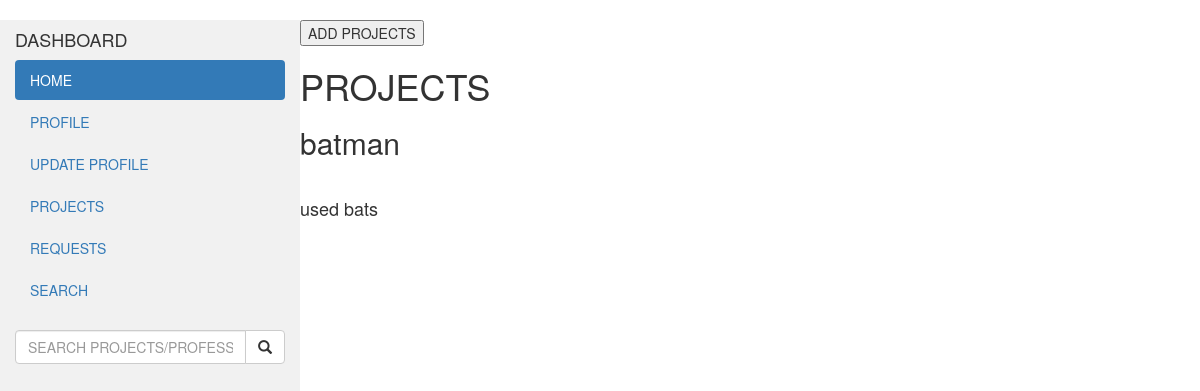
/dashboard/view_projects/ (signed in), run on an earlier commit of the app's database.
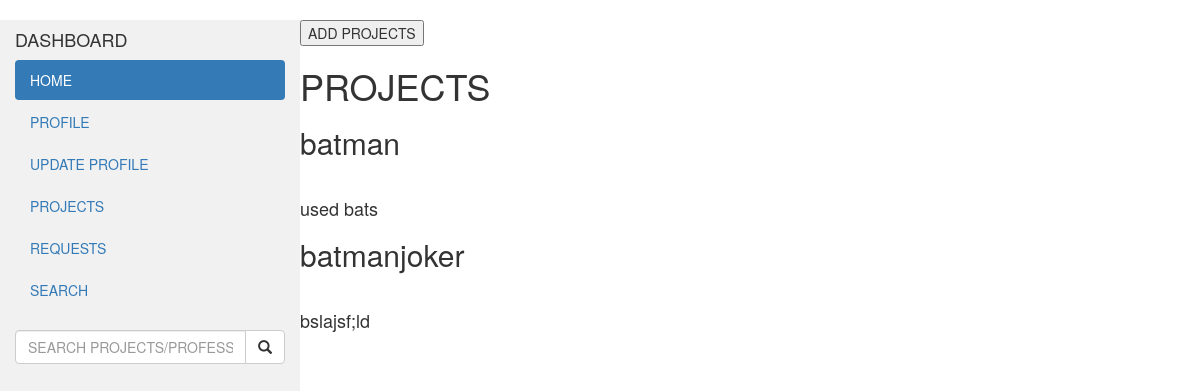
And on a later commit of the database.
### authentication/models.py (models this page shows)
class Project(models.Model):
    proj_name =models.CharField(max_length=200)
    proj_description = models.CharField(max_length = 200)

### authentication/views.py (the view)
# urls.py: path('dashboard/view_projects/' , views.view_projects , name ='view_projects'),
def view_projects(request):
    proj = Project_user.objects.filter(user_id = request.user )
    l=[]
    for i in range(0,len(proj)):
        pr=proj[i].project_id
        l.append(Project.objects.get(id = pr.id))
    return render(request,"authentication/view_proj.html" , {'proj' :l})

### authentication/templates/authentication/view_proj.html (shortened to what this page needs)
{% extends "authentication/base.html" %}
{% block mydashboard %}
<body>
    <form  action="{% url 'add_projects' %}">
        <input type="submit" value="ADD PROJECTS"    >
    </form>
    <h1>PROJECTS</h1>
    {% for i in proj %}
    <h2>{{ i.proj_name }}</h4><br>
    <h4>{{ i.proj_description }}</h5>
    {% endfor %}
</body>
</html>
{% endblock %}

### authentication/templates/authentication/base.html (shortened to what this page needs)
<!DOCTYPE html>
<html lang="en">
<head>
  <link rel="stylesheet" href="https://maxcdn.bootstrapcdn.com/bootstrap/3.4.1/css/bootstrap.min.css">
</head>
<body>
<div class="container-fluid">
  <div class="row content">
    <div class="col-sm-3 sidenav">
      <h4>DASHBOARD</h4>
      <ul class="nav nav-pills nav-stacked">
        <li class="active"><a href="{% url 'dashboard' %}">HOME</a></li>
        <li><a href="{% url 'dashboard' %}">PROFILE</a></li>
        <li><a href="{% url 'dashboard' %}">UPDATE PROFILE</a></li>
        <li><a href="{% url 'view_projects' %}">PROJECTS</a></li>
        <li><a href="{% url 'requests' %}">REQUESTS</a></li>
        <li><a href="http://127.0.0.1:8000/searchauthor/searchauthor/">SEARCH</a></li>
      </ul><br>
      <form  method="POST" action="{% url 'search_projects' %}">
        <div class="input-group">
        <input type="text" class="form-control" name="proj_name" placeholder="SEARCH PROJECTS/PROFESSORS/PROFILE">
        <span class="input-group-btn">
          <button class="btn btn-default" type="submit">
            <span class="glyphicon glyphicon-search"></span>
          </button>
        </span>
      </div>
    </div>
  {% block mydashboard %}{% endblock %}

### authentication/templates/authentication/base.html (style rules this page uses)
.row.content { height: 1500px }
.sidenav { background-color: #f1f1f1; height: 100%; }

What changed in the data, as far as the page shows it:
added Project: proj_name "batmanjoker", proj_description "bslajsf;ld"
